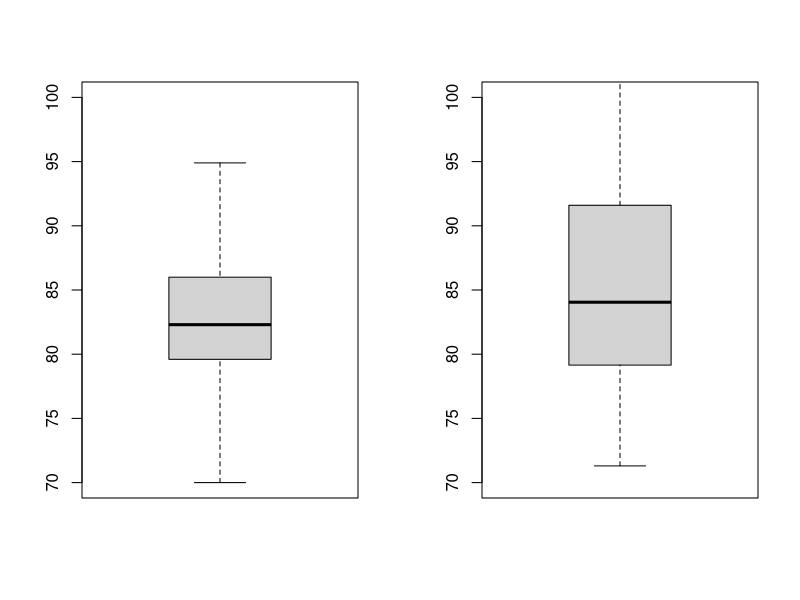
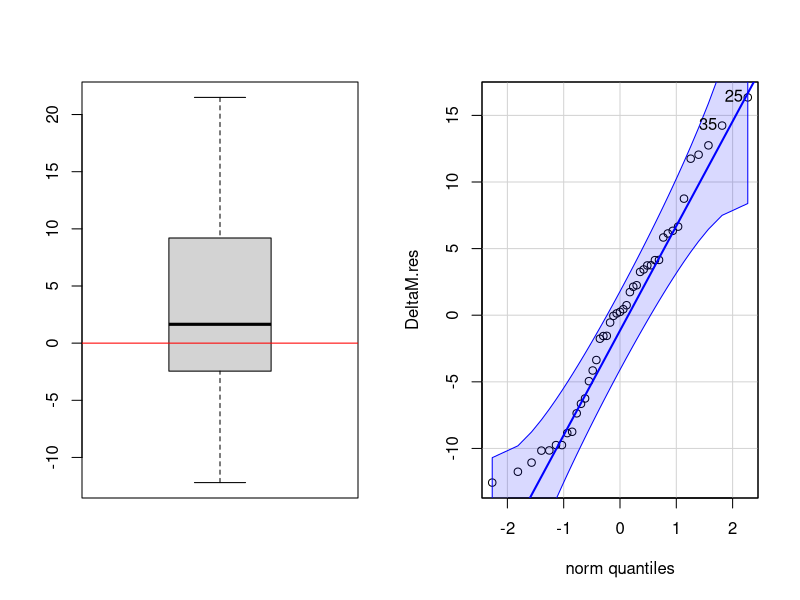

These charts were generated, in order, by the following R code:
## ---- chunk 1
data("anorexia", package = "MASS")
head(anorexia)
## ---- chunk 2
par(mfrow = c(1, 2))
boxplot(anorexia$Prewt, ylim = c(70, 100))
boxplot(anorexia$Postwt, ylim = c(70, 100))
## ---- chunk 3
library("dplyr")
anorexia %>% mutate(DeltaM = Postwt - Prewt) -> anorexia
## ---- chunk 4
summary(anorexia)
## ---- chunk 5
boxplot(anorexia$DeltaM)
abline(h = 0, col = "red")
## ---- chunk 6
t.test(anorexia$DeltaM,
  alternative = "two.sided", mu = 0, conf.level = 0.95)
## ---- chunk 7
t.test(anorexia$Postwt, anorexia$Prewt,
  alternative = "two.sided", conf.level = 0.95, paired = TRUE)
## ---- chunk 8
library(dplyr)
anorexia %>% filter(Treat != "CBT") -> anorexia2
t.test(DeltaM ~ Treat, data = anorexia2,
  alternative = "less", conf.level = 0.95, var.equal = FALSE)
## ---- chunk 9
wilcox.test(DeltaM ~ Treat, data = anorexia2,
  alternative = "less", conf.level = 0.95)
## ---- chunk 10
anorexia2 %>% mutate(DeltaM.res = DeltaM - ave(DeltaM, Treat)) -> anorexia2
car::qqPlot(anorexia2$DeltaM.res, distribution = "norm",
  envelope = 0.95, col = "Black", ylab = "DeltaM.res")
